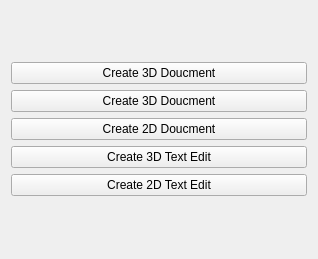
<?xml version="1.0" encoding="UTF-8"?>
<ui version="4.0">
 <class>Form</class>
 <widget class="QWidget" name="Form">
  <property name="geometry">
   <rect>
    <x>0</x>
    <y>0</y>
    <width>318</width>
    <height>259</height>
   </rect>
  </property>
  <property name="windowTitle">
   <string>Form</string>
  </property>
  <layout class="QGridLayout" name="gridLayout">
   <item row="1" column="0">
    <layout class="QGridLayout" name="gridLayout_2">
     <item row="2" column="0">
      <widget class="QPushButton" name="create2DButton">
       <property name="text">
        <string>Create 2D Doucment</string>
       </property>
      </widget>
     </item>
     <item row="4" column="0">
      <widget class="QPushButton" name="create3DTextButton">
       <property name="text">
        <string>Create 3D Text Edit</string>
       </property>
      </widget>
     </item>
     <item row="5" column="0">
      <widget class="QPushButton" name="create2DTextButton">
       <property name="text">
        <string>Create 2D Text Edit</string>
       </property>
      </widget>
     </item>
     <item row="1" column="0">
      <widget class="QPushButton" name="create3DButton">
       <property name="text">
        <string>Create 3D Doucment</string>
       </property>
      </widget>
     </item>
     <item row="0" column="0">
      <widget class="QPushButton" name="createNew3DButton">
       <property name="text">
        <string>Create 3D Doucment</string>
       </property>
      </widget>
     </item>
    </layout>
   </item>
  </layout>
 </widget>
 <resources/>
 <connections/>
</ui>
